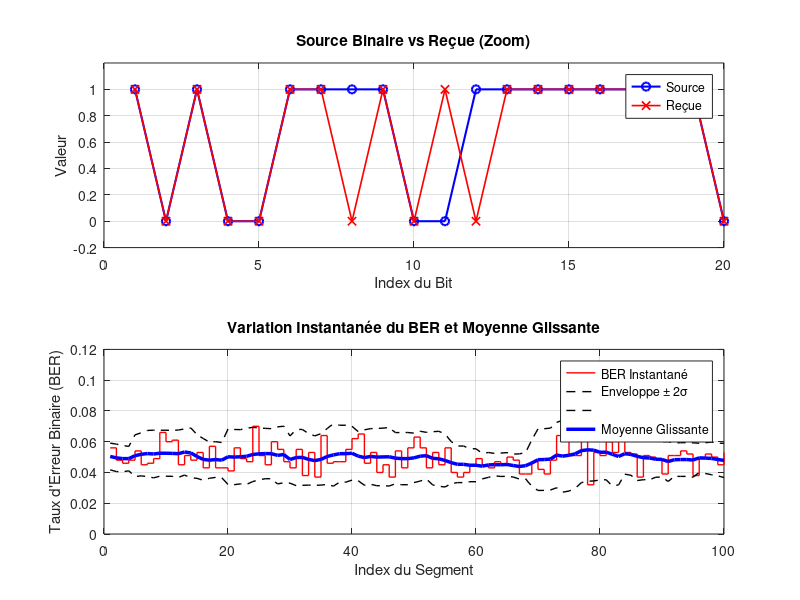

Recreate this plot in MATLAB.
clc;
clear;
close all;

function errors = compterErreurs(b1, b2)
    % Compte les différences bit à bit sans vectorisation complexe
    errors = 0;
    for j = 1:length(b1)
        if b1(j) ~= b2(j)
            errors = errors + 1;
        end
    end
end

% Paramètres globaux de la simulation
N_bits_D = 100000;         
num_segments = 100;        
bits_per_segment = N_bits_D / num_segments; 

% Génération de la trame binaire source
source_bits_D = randi([0 1], 1, N_bits_D);
received_bits_D = source_bits_D; 

% Création du profil de probabilité d'erreur (légères variations autour de 5%)
taux_base = 0.05;
taux_50 = taux_base + (rand(1, 50) - 0.5) * 0.01;
profil_erreurs = reshape([taux_50; taux_50], 1, 100); 

% Initialisation du vecteur de BER
BER_instantane = zeros(1, num_segments);

% Boucle principale sur l'ensemble des segments
for i = 1:num_segments
    idx_debut = (i - 1) * bits_per_segment + 1;
    idx_fin = i * bits_per_segment;
    Pe_segment = profil_erreurs(i);
    
    % Application statistique des erreurs sur le canal
    for k = idx_debut:idx_fin
        if rand() < Pe_segment
            received_bits_D(k) = 1 - source_bits_D(k);
        end
    end
    
    % Comptage des erreurs et calcul du BER instantané
    nb_err = compterErreurs(source_bits_D(idx_debut:idx_fin), received_bits_D(idx_debut:idx_fin));
    BER_instantane(i) = nb_err / bits_per_segment;
end

% Traitement statistique : moyenne et écart-type glissants
window_size = 10;
BER_moyenne = movmean(BER_instantane, window_size);
BER_sigma = movstd(BER_instantane, window_size);

% Calcul de l'enveloppe de confiance à +/- 2 sigma
enveloppe_haute = BER_moyenne + (2 * BER_sigma);
enveloppe_basse = BER_moyenne - (2 * BER_sigma);

% Création de la figure globale
figure(1);

% Sous-graphique 1 : Tracé de la trame (zoom sur les premiers bits)
subplot(2, 1, 1);
plot(source_bits_D, 'b-o', 'LineWidth', 1.5); hold on;
plot(received_bits_D, 'r-x', 'LineWidth', 1.2);
xlim([0 20]);
hold off;
title('Source Binaire vs Reçue (Zoom)');
xlabel('Index du Bit'); ylabel('Valeur');
legend('Source', 'Reçue');
grid on;
ylim([-0.2 1.2]);

% Sous-graphique 2 : Tracé du BER et des statistiques globales
subplot(2, 1, 2);

% Tracé du BER instantané en créneaux
stairs(1:num_segments, BER_instantane, 'Color', 'r', 'LineWidth', 1); hold on;

% Tracé des enveloppes de dispersion
plot(1:num_segments, enveloppe_haute, 'k--', 'LineWidth', 1);
plot(1:num_segments, enveloppe_basse, 'k--', 'LineWidth', 1);

% Tracé de la moyenne glissante
plot(1:num_segments, BER_moyenne, 'b', 'LineWidth', 2.5);
hold off;

title('Variation Instantanée du BER et Moyenne Glissante');
xlabel('Index du Segment'); ylabel('Taux d''Erreur Binaire (BER)');
legend('BER Instantané', 'Enveloppe \pm 2\sigma', '', 'Moyenne Glissante');
grid on;
xlim([0 100]);
ylim([0 0.12]);
